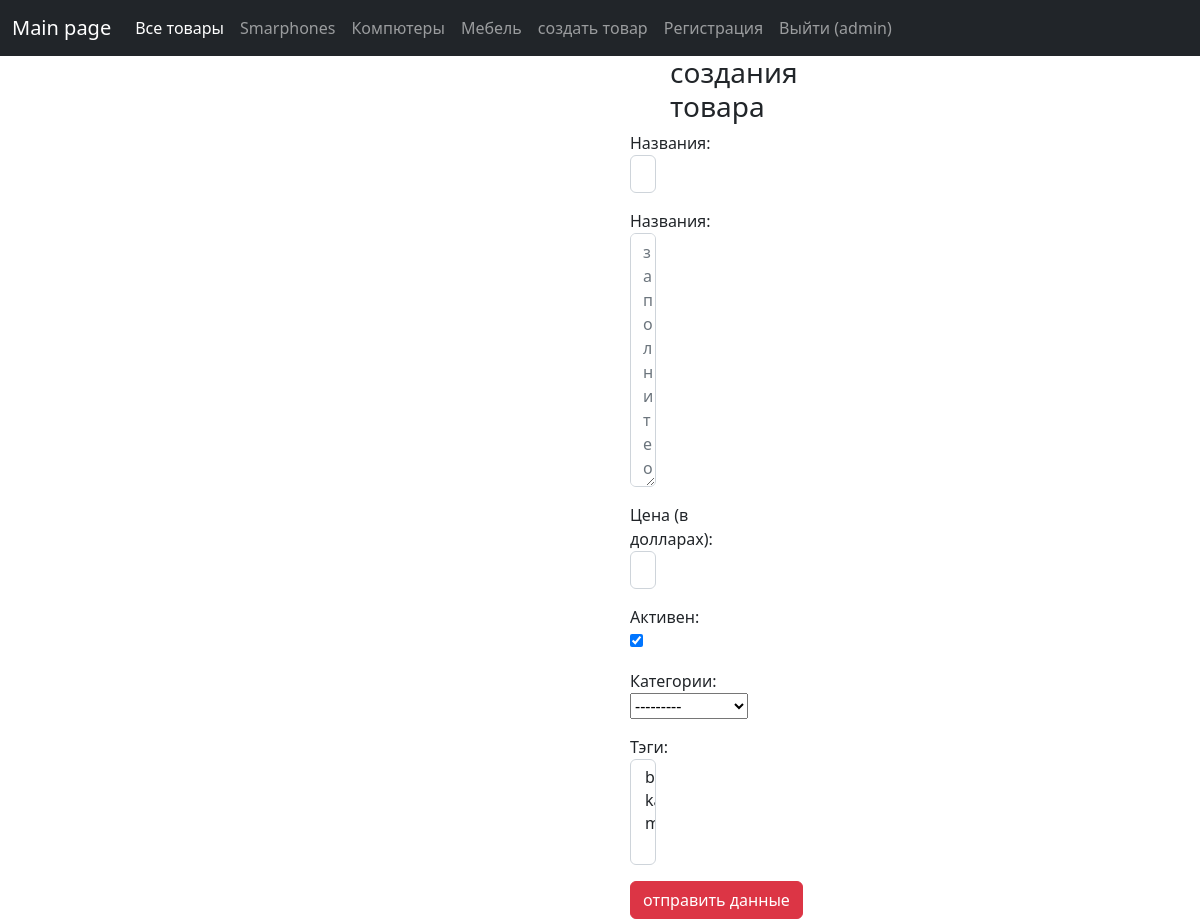
The app's page /add_product/ (signed in) with its own data.
### main/models.py (models this page shows)
class Category(models.Model):
    class Meta:
        verbose_name = 'категория'
        verbose_name_plural = 'категории'
    name = models.CharField(max_length=100, verbose_name='Названия')
    def __str__(self):
        return self.name

class Tag(models.Model):
    class Meta:
        verbose_name = 'тэг'
        verbose_name_plural = 'тэги'
    name = models.CharField(max_length=100, verbose_name='Названия')
    def __str__(self):
        return self.name

### main/views.py (the view, shortened to what this page needs)
# urls.py: path('add_product/', views.AddProductFormView.as_view()),
class AddProductFormView(ContextData, FormView):
    form_class = ProductForm
    template_name = 'add_product.html'
    success_url = '/products/'

### main/forms.py
class ProductForm(forms.ModelForm):
    class Meta:
        model = Product
        fields = 'name description price is_active category tags'.split()
        widgets = {
            'name': forms.TextInput(attrs={
                'class': 'form-control',
                'placeholder': 'Введи названия товара'
            }),
            'description': forms.Textarea(attrs={
                'class': 'form-control',
                'placeholder': 'заполните описания'
            }),
            'price': forms.NumberInput(attrs={
                'class': 'form-control',
                'placeholder': 'введите цн=ену товара'
            }),
            'is_active': forms.CheckboxInput(attrs={
            }),
            'category': forms.Select(attrs={
                'class': 'form=control'
            }),
            'tags': forms.SelectMultiple(attrs={
                'class': 'form-control'
            })
        }

### main/views.py (called while the page is built)
    def get_context_data(self, *, object_list=None, **kwargs):
        context = super().get_context_data()
        context['category_list'] = Category.objects.all()
        return context

### templates/add_product.html (shortened to what this page needs)
{% extends 'layout.html' %}
{% block content %}
 <div class="form-content">
   <h3 style="padding-left: 340px">создания товара</h3>
<form action="/add_product/" method="post" style="padding-left: 300px; padding-right: 300px">
  {{ form.as_p }}
  <input type="submit" class="btn btn-danger" value="отправить данные">
</form>
 </div>
{% endblock %}

### templates/layout.html (shortened to what this page needs)
{% load static %}
<!DOCTYPE html>
<html lang="en">
<head>
    <link rel="stylesheet" href="https://cdn.jsdelivr.net/npm/bootstrap@5.2.0-beta1/dist/css/bootstrap.min.css">
    <link rel="stylesheet" href="{% static 'css/style.css' %}">
</head>
<body>
<nav class="navbar navbar-expand-lg bg-dark navbar-dark ">
    <div class="container-fluid">
        <a class="navbar-brand" href="/">Main page</a>
        <div class="collapse navbar-collapse" id="navbarNav">
            <ul class="navbar-nav">
                <li class="nav-item">
                    <a class="nav-link active" aria-current="page" href="/products/">Все товары </a>
                </li>
                {% for category in category_list %}
                <li class="nav-item">
                    <a class="nav-link" href="/category/{{ category.id }}/products/">{{ category.name }}</a>
                </li>
                {% endfor %}
                <li class="nav-item">
                    <a class="nav-link" href="/add_product/">создать товар</a>
                </li>
                <li class="nav-item">
                    <a class="nav-link" href="/register/">Рeгистрация</a>
                </li>
                {% if user.is_anonymous %}
                <li class="nav-item">
                    <a class="nav-link" href="/login/">Авторизация</a>
                </li>
                {% else %}
                <li class="nav-item">
                    <a class="nav-link" href="/logout/">Выйти ({{ user.username }})</a>
                </li>
                {% endif %}
            </ul>
        </div>
    </div>
</nav>
<div class="container">
    <div class="row">
        {% block content %}
        {% endblock %}
    </div>
</div>
</body>
</html>

### static_in_dev/css/style.css (style rules this page uses)
.form-content { padding-left: 300px; padding-right: 300px; }

### records on screen
Category: name "Smarphones"
Category: name "Компютеры"
Category: name "Мебель"

### other values on screen
{{ user.username }} "admin"
